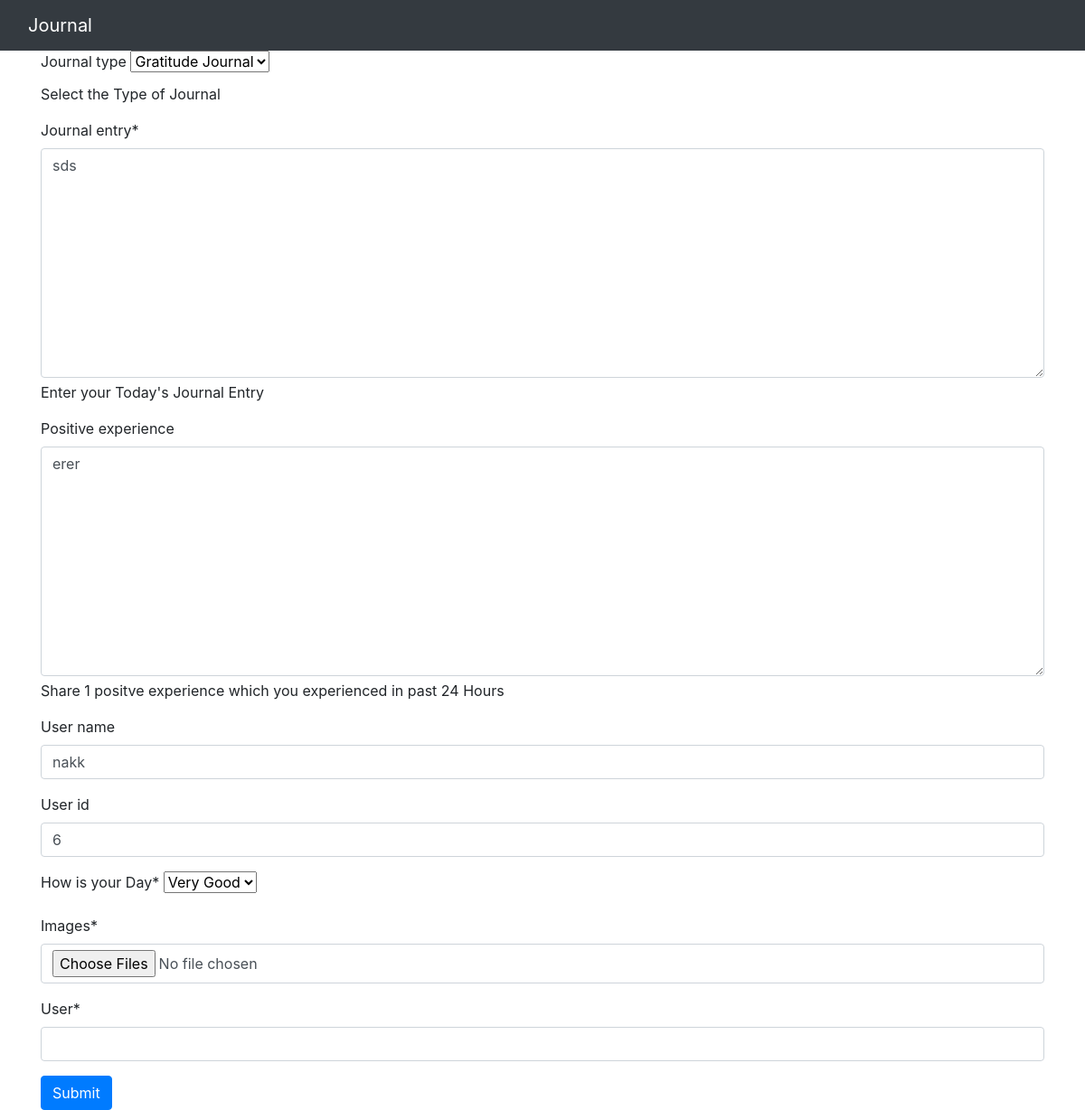
The app's page /update/9 with its own data.
### gratitudejournal/models.py (models this page shows, shortened)
class GratitudeJournal(models.Model):
    review_your_day = (
        (5,'Very Good'),
        (4,'Good'),
        (3,'Normal'),
        (2,'Bad'),
        (1,'Very Bad'),
    )
    journal_type = (
        ('gratitude_journal','Gratitude Journal'),
        ('lifelog_journal','LifeLog Journal'),
    )
    journal_type    = models.CharField(choices=journal_type,max_length=20,help_text="Select the Type of Journal",null=True,blank=True)
    journal_entry  =  models.TextField(help_text="Enter your Today's Journal Entry" )
    positive_experience = models.TextField(help_text="Share 1 positve experience which you experienced in past 24 Hours",blank=True)
    user_name           = models.CharField(max_length=50,null=True,blank=True)
    user_id              = models.IntegerField(blank=True , null=True)
    rate_your_day  =  models.PositiveSmallIntegerField("How is your Day", choices=review_your_day, default=5)
    date_created  = models.DateField(auto_now_add = True)
    updated_at = models.DateTimeField(auto_now= True)
    images = models.CharField("Please Choose your images", max_length=200,blank=True,null=True)

### gratitudejournal/views.py (the view, shortened to what this page needs)
# urls.py: path('update/<int:pk>',UpdateJournal.as_view(),name='update'),
class UpdateJournal(View):
    def get(self,request,pk):
        journal_instance = GratitudeJournal.objects.get(id = pk)
        form = GratitudeForm(instance = journal_instance)
        cxt = {'form':form}
        return render(request , 'update.html' , cxt)

### gratitudejournal/forms.py
class GratitudeForm(ModelForm):
    journal_entry = forms.Textarea(attrs={'rows':4,'cols':15})
    images        = forms.ImageField()
    user          = forms.CharField()
    images.widget.attrs.update({'multiple':'multiple'})
    class Meta:
        model = GratitudeJournal
        fields = "__all__"

### templates/update.html (shortened to what this page needs)
{% extends "base.html" %}
{% load crispy_forms_tags %}
{% block update %}
<form action="" method="post">
    {{ form|crispy }}
    <button type="submit" class="btn btn-primary">Submit</button>
</form>
{% endblock update %}

### records on screen
GratitudeJournal: journal_type "Gratitude Journal", journal_entry "sds", positive_experience "erer", user_name "nakk", user_id "6", rate_your_day "Very Good"
